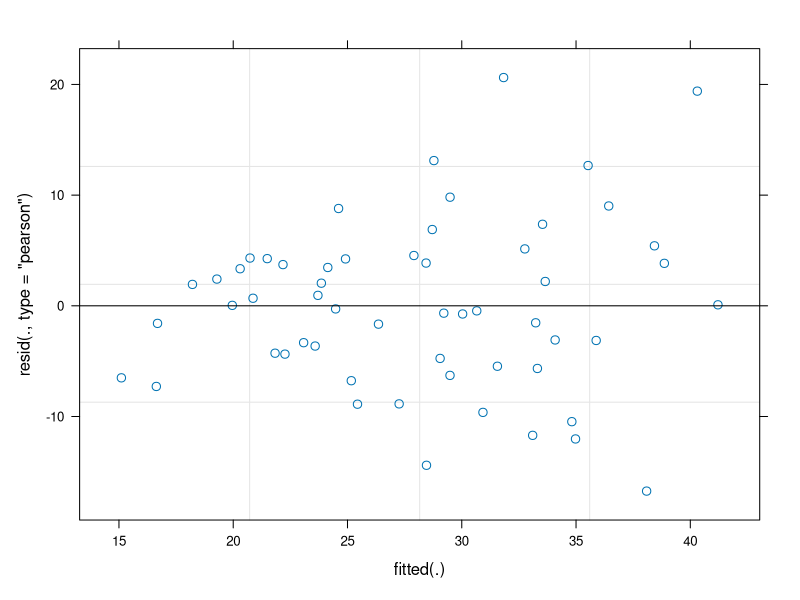
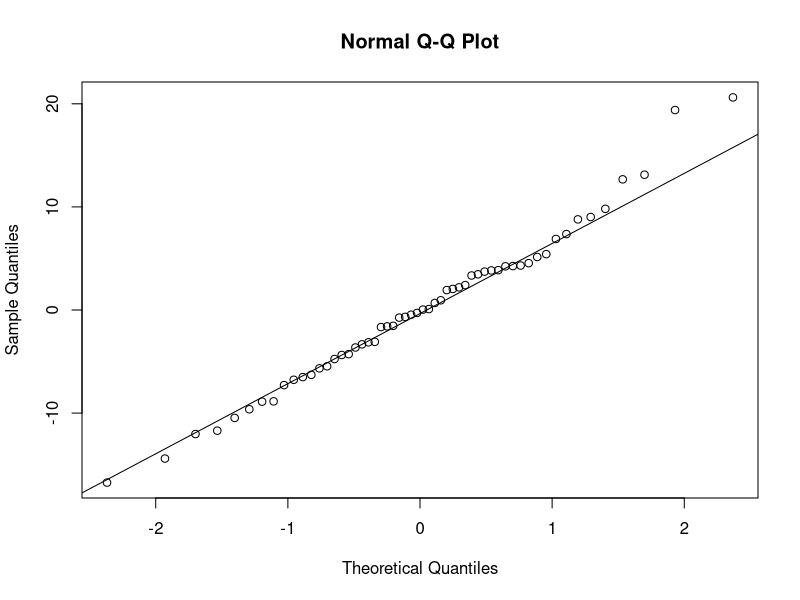
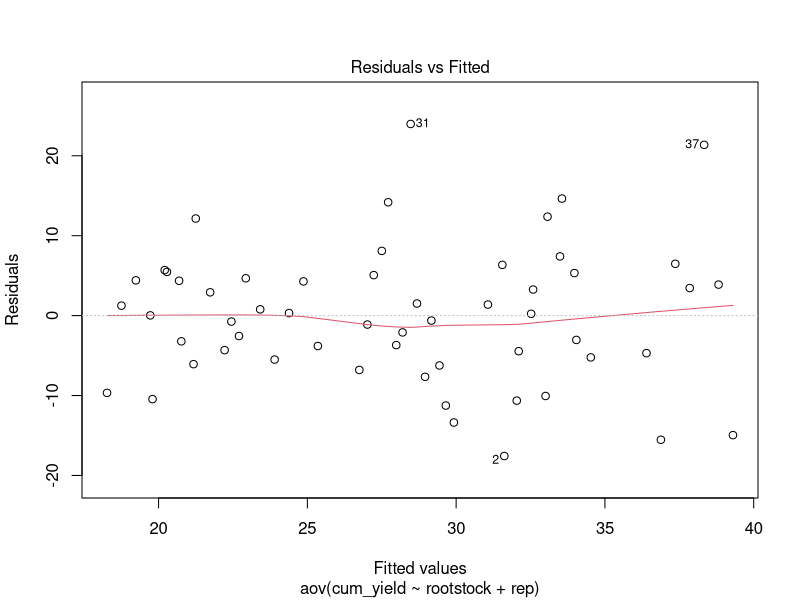
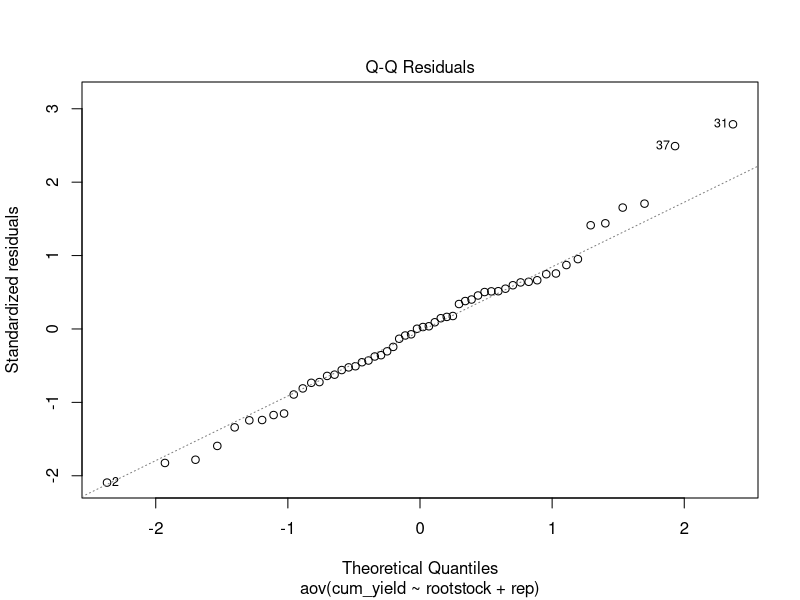
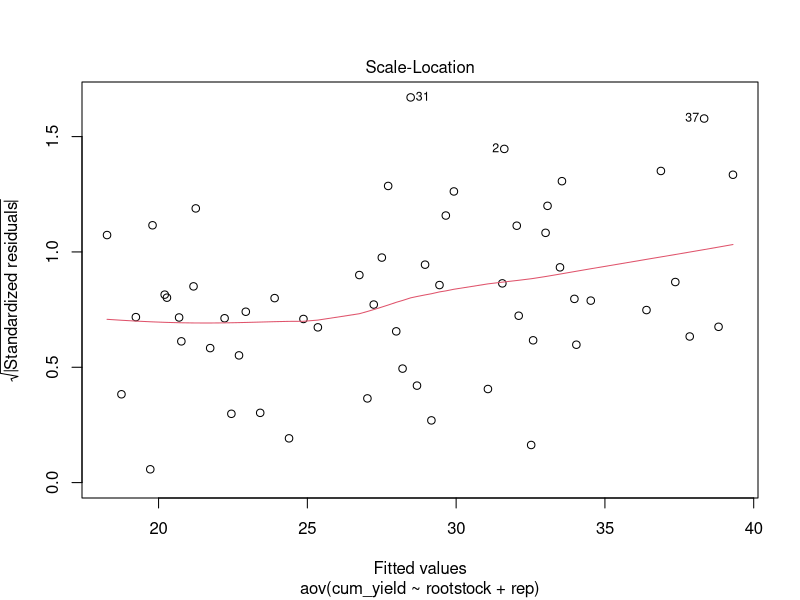
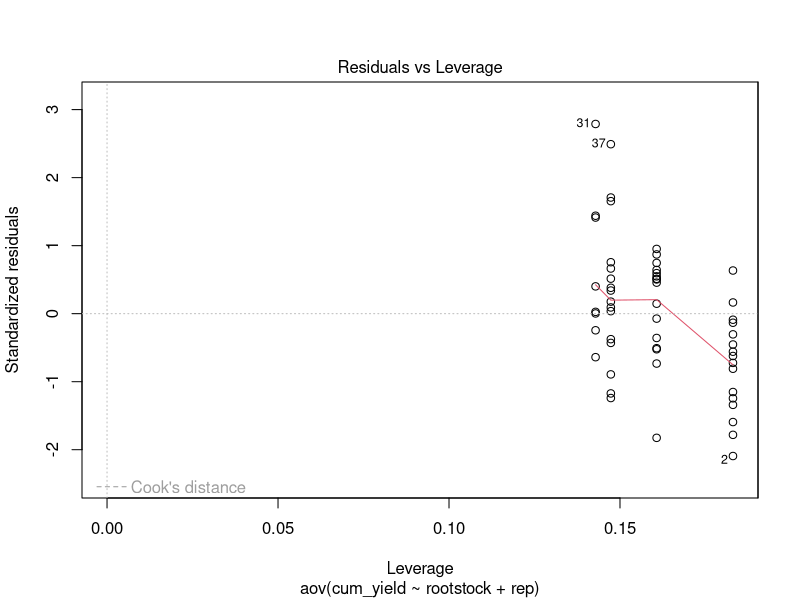
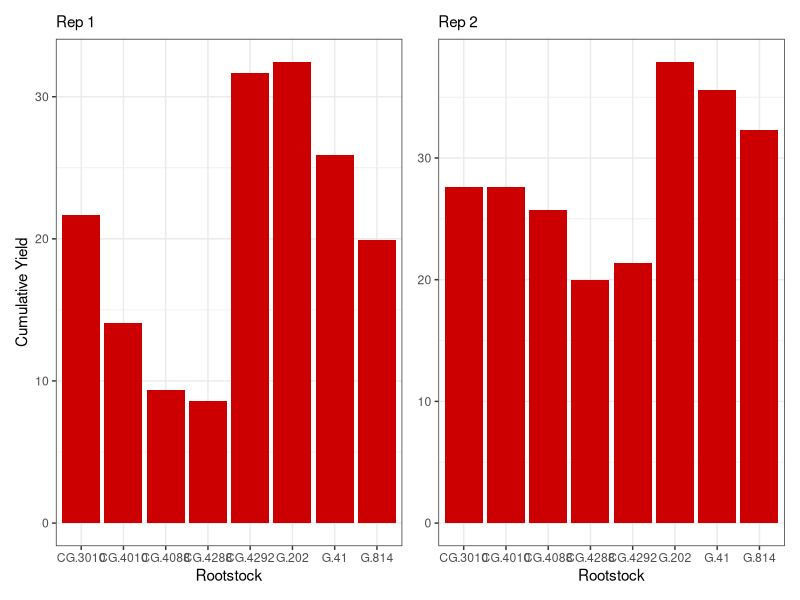

Reproduce these figures in R, in order.
## ---- chunk 1
library(tidyverse)
library(patchwork)
library(lme4)
library(emmeans)
library(broom.mixed)
library(lsmeans)
library(multcomp)
## ---- chunk 2
apples_data <- read_csv("apples.csv", skip = 3)
colnames(apples_data) = c("rep", "rootstock", "survival", "tcsa", "tot_fruit", "yield_2023", "cum_yield")
## ---- chunk 3
a1 <- apples_data |>
  filter(rep == 1) |>
  ggplot(aes(x = rootstock, y = cum_yield)) +
    geom_bar(stat = "identity", fill = "#CC0000") +
    labs(
      x = "Rootstock",
      y = "Cumulative Yield",
      subtitle = "Rep 1"
    ) +
    theme_bw()

a2 <- apples_data |>
  filter(rep == 2) |>
  ggplot(aes(x = rootstock, y = cum_yield)) +
    geom_bar(stat = "identity", fill = "#CC0000") +
    labs(
      x = "Rootstock",
      y = NULL,
      subtitle = "Rep 2"
    ) +
    theme_bw()

bar_plot <- a1 + a2

ggsave("apples_cum_yield.png", bar_plot, width = 12)
## ---- chunk 4
lmer_model <- lmer(cum_yield ~ rootstock + (1 | rep), data = apples_data)

aov_model <- aov(cum_yield ~ rootstock + rep, data = apples_data)

anova(lmer_model) |>
  tidy()

anova(aov_model) |>
  tidy()

plot(lmer_model)
qqnorm(resid(lmer_model))
qqline(resid(lmer_model))

plot(aov_model)
## ---- chunk 5
emm_lmer <- emmeans(lmer_model, pairwise ~ rootstock, adjust = "tukey", infer = c(TRUE, TRUE))
tukey_lmer <- as.data.frame(emm_lmer$contrasts)
## ---- chunk 6
trt_means <- apples_data |>
  group_by(rootstock) |>
  summarize(
    across(
      c(tcsa, tot_fruit, yield_2023, cum_yield),
      mean,
      .names = "{.col}"
    )
  )

resp_means <- trt_means |>
  summarize(
    across(
      c(tcsa, tot_fruit, yield_2023, cum_yield),
      ~ mean(.x),
      .names = "mean_{.col}"
    )
  )

VarCorr(lmer_model)
